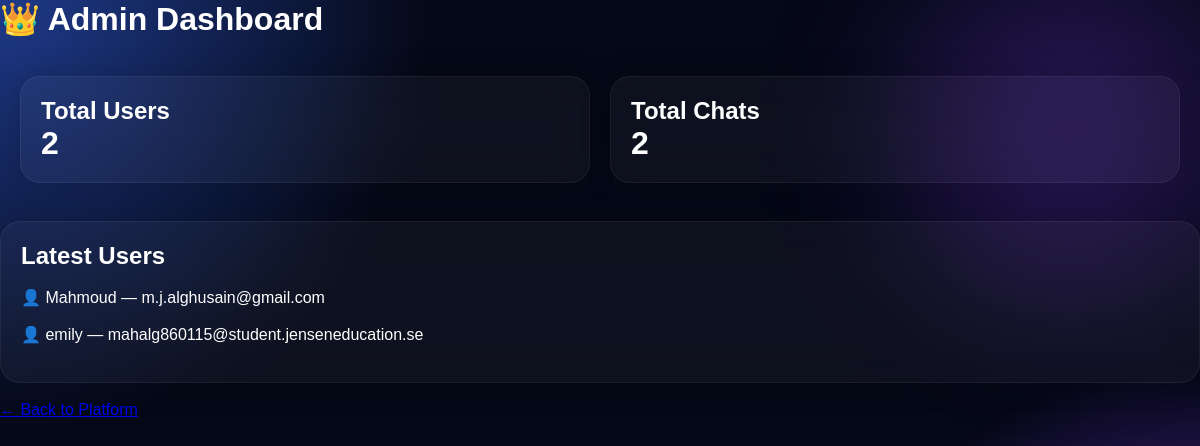
The app's page /admin (signed in) with its own data.
### app.py (models this page shows)
class User(UserMixin, db.Model):
    id = db.Column(
        db.Integer,
        primary_key=True
    )
    username = db.Column(
        db.String(100),
        unique=True,
        nullable=False
    )
    email = db.Column(
        db.String(120),
        unique=True,
        nullable=False
    )
    password = db.Column(
        db.String(200),
        nullable=False
    )
    is_admin = db.Column(
        db.Boolean,
        default=False
    )

### app.py (the view)
@app.route("/admin")
@login_required
def admin_dashboard():
    if not current_user.is_admin:
        return "Access denied"
    total_users = User.query.count()
    total_chats = ChatHistory.query.count()
    latest_users = (
        User.query
        .order_by(User.id.desc())
        .limit(5)
        .all()
    )
    return render_template(
        "admin.html",
        total_users=total_users,
        total_chats=total_chats,
        latest_users=latest_users
    )

### app.py (called while the page is built)
@login_manager.user_loader
def load_user(user_id):
    return User.query.get(
        int(user_id)
    )

### templates/admin.html (shortened to what this page needs)
<!DOCTYPE html>
<html lang="en">
<head>
    <link rel="stylesheet"
    href="/static/style.css">
</head>
<body>
<div class="main-content">
    <h1>
        👑 Admin Dashboard
    </h1>
    <br>
    <div class="tools-row">
        <div class="tool-card">
            <h2>
                Total Users
            </h2>
            <h1>
                {{ total_users }}
            </h1>
        </div>
        <div class="tool-card">
            <h2>
                Total Chats
            </h2>
            <h1>
                {{ total_chats }}
            </h1>
        </div>
    </div>
    <br>
    <div class="tool-card">
        <h2>
            Latest Users
        </h2>
        <br>
        {% for user in latest_users %}
            <p>
                👤 {{ user.username }}
                —
                {{ user.email }}
            </p>
            <br>
        {% endfor %}
    </div>
    <br>
    <a href="/">
        ← Back to Platform
    </a>
</div>
</body>
</html>

### static/style.css (style rules this page uses)
* { margin: 0; padding: 0; box-sizing: border-box; }
body { font-family: Arial, sans-serif; background: radial-gradient(circle at top left, #1e3a8a, transparent 30%), radial-gradient(circle at bottom right, #7c3aed, transparent 30%), #050816; color: white; min-height: 100vh; overflow-y: auto; }
.main-content { flex: 1; display: flex; flex-direction: column; }
.tools-row { display: flex; gap: 20px; padding: 20px; }
.tool-card { flex: 1; background: rgba(255,255,255,0.04); border: 1px solid rgba(255,255,255,0.06); backdrop-filter: blur(20px); border-radius: 20px; padding: 20px; box-shadow: 0 0 30px rgba(0,0,0,0.2); }
body::before { content: ""; position: fixed; width: 500px; height: 500px; background: radial-gradient( circle, rgba(124,58,237,0.35), transparent 70% ); top: -120px; right: -120px; z-index: -1; filter: blur(50px); }
body::after { content: ""; position: fixed; width: 400px; height: 400px; background: radial-gradient( circle, rgba(37,99,235,0.30), transparent 70% ); bottom: -120px; left: -120px; z-index: -1; filter: blur(60px); }

### records on screen
User: username "Mahmoud", email "m.j.alghusain@gmail.com"
User: username "emily", email "mahalg860115@student.jenseneducation.se"

### other values on screen
{{ total_users }} "2"
{{ total_chats }} "2"
